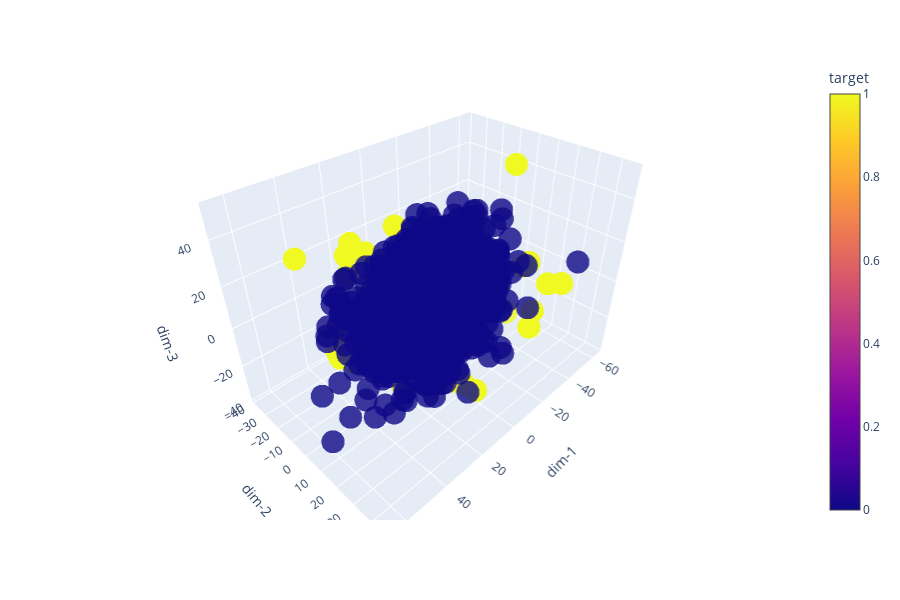

Notebook code for this chart:
### Code cell
pca = PCA(n_components = 3)
X = pca.fit_transform(X_imb_smote)

test = pd.DataFrame(columns=['dim-1', 'dim-2', 'dim-3'], data=X)
test['target'] = y_imb_smote.values
plot3DClusters(test)

### Figure 1 — Plotly figure (JSON) as saved in the notebook; plotly's stock layout.template omitted (floating-point values rounded to 4 significant figures; data arrays with more than 128 entries replaced by an {"elided": "..."} marker saying what was removed)
{"data": [{"hoverlabel": {"namelength": 0}, "hovertemplate": "dim-1=%{x}<br>dim-2=%{y}<br>dim-3=%{z}<br>target=%{marker.color}", "legendgroup": "", "marker": {"color": {"elided": "1792 int values"}, "coloraxis": "coloraxis", "opacity": 0.8, "symbol": "circle"}, "mode": "markers", "name": "", "scene": "scene", "showlegend": false, "type": "scatter3d", "x": {"elided": "1792 float values"}, "y": {"elided": "1792 float values"}, "z": {"elided": "1792 float values"}}], "layout": {"coloraxis": {"colorbar": {"title": {"text": "target"}}, "colorscale": [[0.0, "#0d0887"], [0.1111, "#46039f"], [0.2222, "#7201a8"], [0.3333, "#9c179e"], [0.4444, "#bd3786"], [0.5556, "#d8576b"], [0.6667, "#ed7953"], [0.7778, "#fb9f3a"], [0.8889, "#fdca26"], [1.0, "#f0f921"]]}, "height": 600, "legend": {"tracegroupgap": 0}, "margin": {"t": 60}, "scene": {"domain": {"x": [0.0, 0.98], "y": [0.0, 1.0]}, "xaxis": {"title": {"text": "dim-1"}}, "yaxis": {"title": {"text": "dim-2"}}, "zaxis": {"title": {"text": "dim-3"}}}}}
